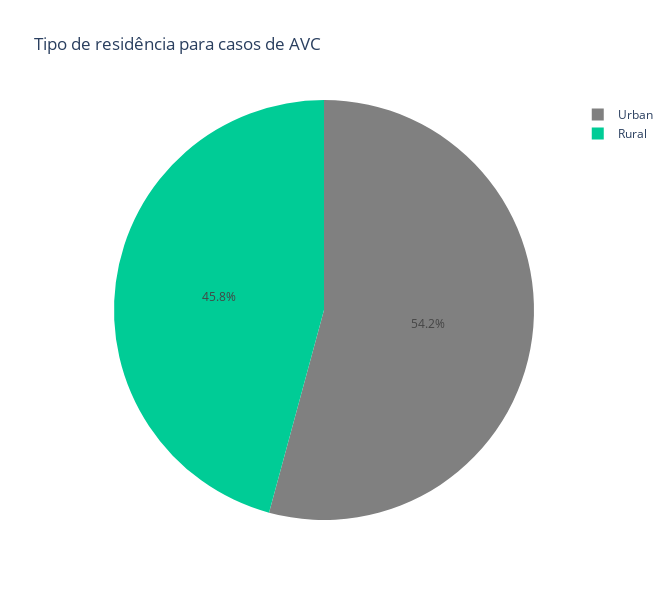

Notebook code cell kept with this figure:
### Markdown cell above
### Tipos de residência

### Code cell
df_residencia = data_AVC.groupby('residence_type')['stroke'].sum().reset_index()
fig_residencia = px.pie(df_residencia, values='stroke', names='residence_type', title='Tipo de residência para casos de AVC', color='residence_type', color_discrete_map={  # Mapeamento de cores
        'Urban': 'gray',
        'Self-employed': 'green'}, width=670, height=600)
fig_residencia.show()

#checando 
contagem_residencia = data_AVC['residence_type'].value_counts()
print(contagem_residencia)

### Figure 1 — Plotly figure (JSON) as saved in the notebook; plotly's stock layout.template omitted (floating-point values rounded to 4 significant figures)
{"data": [{"customdata": [["Rural"], ["Urban"]], "domain": {"x": [0, 1], "y": [0, 1]}, "hovertemplate": "residence_type=%{customdata[0]}<br>stroke=%{value}<extra></extra>", "labels": ["Rural", "Urban"], "legendgroup": "", "marker": {"colors": ["#00cc96", "gray"]}, "name": "", "showlegend": true, "type": "pie", "values": [114, 135]}], "layout": {"height": 600, "legend": {"tracegroupgap": 0}, "title": {"text": "Tipo de residência para casos de AVC"}, "width": 670}}
